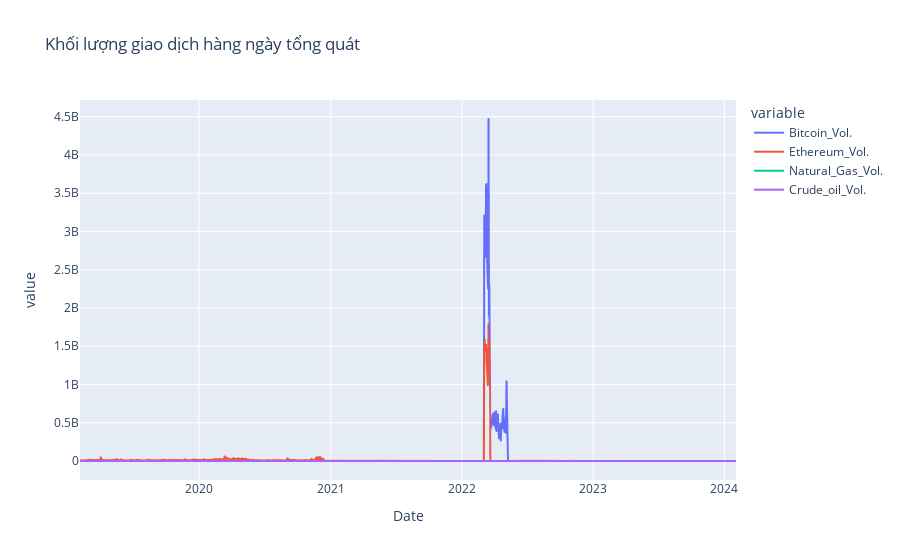

The notebook cell this image was saved under:
### Code cell
fig = px.line(data_frame=df_volume,title='Khối lượng giao dịch hàng ngày tổng quát')
fig.show()

### Figure 1 — Plotly figure (JSON) as saved in the notebook; plotly's stock layout.template omitted (floating-point values rounded to 4 significant figures; data arrays with more than 128 entries replaced by an {"elided": "..."} marker saying what was removed)
{"data": [{"hovertemplate": "variable=Bitcoin_Vol.<br>Date=%{x}<br>value=%{y}<extra></extra>", "legendgroup": "Bitcoin_Vol.", "line": {"color": "#636efa", "dash": "solid"}, "marker": {"symbol": "circle"}, "mode": "lines", "name": "Bitcoin_Vol.", "showlegend": true, "type": "scattergl", "x": {"elided": "1243 str values"}, "xaxis": "x", "y": {"elided": "1243 float values"}, "yaxis": "y"}, {"hovertemplate": "variable=Ethereum_Vol.<br>Date=%{x}<br>value=%{y}<extra></extra>", "legendgroup": "Ethereum_Vol.", "line": {"color": "#EF553B", "dash": "solid"}, "marker": {"symbol": "circle"}, "mode": "lines", "name": "Ethereum_Vol.", "showlegend": true, "type": "scattergl", "x": {"elided": "1243 str values"}, "xaxis": "x", "y": {"elided": "1243 float values"}, "yaxis": "y"}, {"hovertemplate": "variable=Natural_Gas_Vol.<br>Date=%{x}<br>value=%{y}<extra></extra>", "legendgroup": "Natural_Gas_Vol.", "line": {"color": "#00cc96", "dash": "solid"}, "marker": {"symbol": "circle"}, "mode": "lines", "name": "Natural_Gas_Vol.", "showlegend": true, "type": "scattergl", "x": {"elided": "1243 str values"}, "xaxis": "x", "y": {"elided": "1243 float values"}, "yaxis": "y"}, {"hovertemplate": "variable=Crude_oil_Vol.<br>Date=%{x}<br>value=%{y}<extra></extra>", "legendgroup": "Crude_oil_Vol.", "line": {"color": "#ab63fa", "dash": "solid"}, "marker": {"symbol": "circle"}, "mode": "lines", "name": "Crude_oil_Vol.", "showlegend": true, "type": "scattergl", "x": {"elided": "1243 str values"}, "xaxis": "x", "y": {"elided": "1243 float values"}, "yaxis": "y"}], "layout": {"legend": {"title": {"text": "variable"}, "tracegroupgap": 0}, "title": {"text": "Khối lượng giao dịch hàng ngày tổng quát"}, "xaxis": {"anchor": "y", "domain": [0, 1], "title": {"text": "Date"}}, "yaxis": {"anchor": "x", "domain": [0, 1], "title": {"text": "value"}}}}
